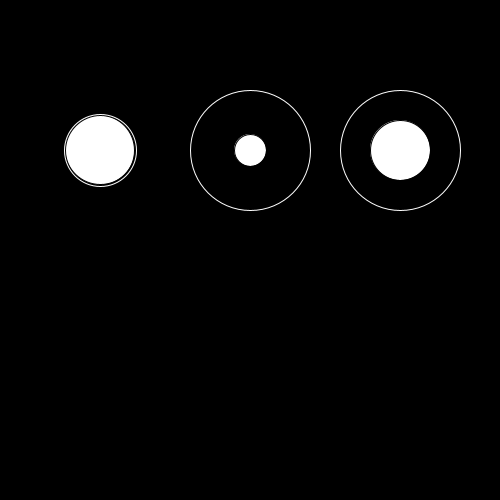
Frame 1 (no input)
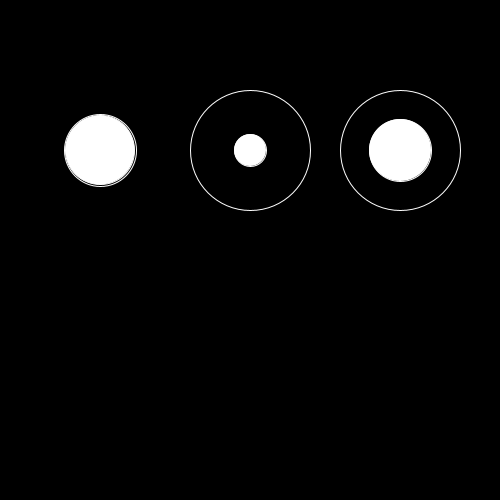
Frame 60 (the mouse pressed at the canvas centre just before this capture)
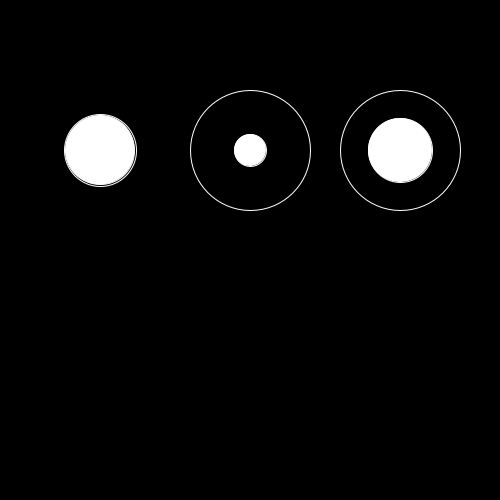
Frame 120 (the mouse held since frame 60 and released just before this capture)

The Processing sketch that drew these frames (run headless with seeded random() and noise(); from frame 60 on, the mouse is pressed at the canvas centre):

// Processing sketch: clock1
// ── clock1.pde
void setup() {
  size(500,500);
}

void draw() {
  background(0);
  fill(255);  
  ellipse(width/2-150,150, hour()*3,hour()*3);
  ellipse(width/2, 150, minute()*2, minute()*2);
  ellipse(width/2+150, 150, second()*2, second()*2);
  
  noFill();
  stroke(255);
  ellipse(width/2-150,150, 24*3,24*3);
  ellipse(width/2, 150, 60*2, 60*2);
  ellipse(width/2+150, 150, 60*2, 60*2);
  
}
